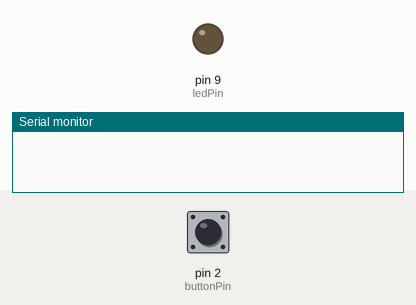
The sketch below on a simulated Arduino Uno, built with avr-gcc and run on an emulated ATmega328P. Parts: output pins drawn as LEDs (lit = HIGH), the last lines printed to the serial monitor. The test bench sets the inputs (shaded band); at power-on: pin 2 (buttonPin) HIGH.

Above: at 1.2 s.
1.3 s: pin 2 (buttonPin) pulled LOW for 0.15 s
At 2.6 s:
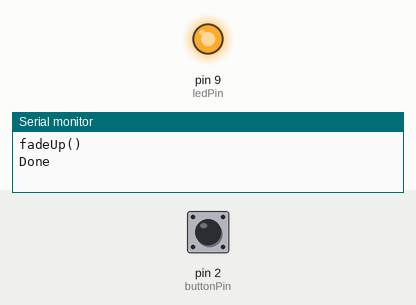
3.7 s: pin 2 (buttonPin) pulled LOW for 1 s
At 5.15 s:
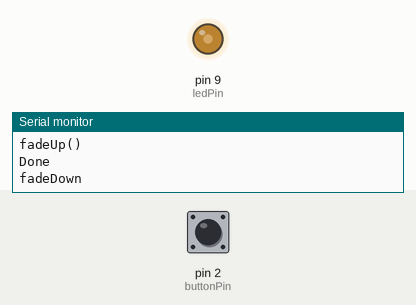
6.8 s: pin 2 (buttonPin) pulled LOW for 3.2 s
At 10.15 s:
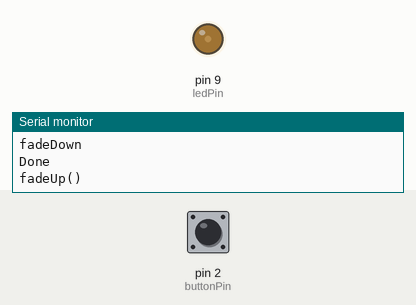
Timing chart, 0 to 12.3 s (numbered marks = the images above; inputs shaded):
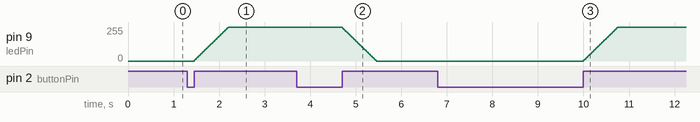

The sketch:

dimmer.ino
```cpp
//********************************************************************************************
//*
//*
//*
//*
//*
//*
//*
//*
//********************************************************************************************

const int buttonPin = 2;     // the number of the pushbutton pin
const int ledPin = 9;        // the pin that the LED is attached to

int fadeValue = 0;
int fadeAmount = 5;          // how many points to fade the LED by
boolean buttonState = LOW;
boolean fadeDirection = HIGH;

//********************************************************************************************
//*
//********************************************************************************************
void
setup()
{
  Serial.begin(115200);
  pinMode(buttonPin, INPUT);
  pinMode(ledPin, OUTPUT);
  analogWrite(ledPin, fadeValue);
}

//********************************************************************************************
//*
//********************************************************************************************
void
loop()
{
  delay(30);

  if (digitalRead(buttonPin) == LOW) {
    switch (fadeDirection) {
      case LOW:
        fadeDown();
        delay(100);
        break;

      case HIGH:
        fadeUp();
        delay(100);
        break;

      default:
        break;
    }
  }
}

//********************************************************************************************
//*
//********************************************************************************************
void
fadeDown()
{
  Serial.println("fadeDown");
  // delay(200);
  while (digitalRead(buttonPin) == LOW);

#if 0
  if (digitalRead(buttonPin) == HIGH) {
    fadeValue = 0;
    analogWrite(ledPin, fadeValue);
    Serial.println("Off");
    fadeDirection = HIGH;
    return;
  }
#endif
  do {
    fadeValue -= 5;
    fadeValue &= 255;
    analogWrite(ledPin, fadeValue);

    if (fadeValue <= 0) {
      fadeDirection = HIGH;
      break;;
    }
    delay(15);
  } while (digitalRead(buttonPin) != LOW);

  fadeDirection = HIGH;
  Serial.println("Done");
}

//********************************************************************************************
//*
//********************************************************************************************
void
fadeUp()
{
  Serial.println("fadeUp()");
  // delay(200);
  while (digitalRead(buttonPin) == LOW);

#if 0
  if (digitalRead(buttonPin) == HIGH) {
    fadeValue = 255;
    analogWrite(ledPin, fadeValue);
    Serial.println("On");
    fadeDirection = LOW;
    return;
  }
#endif
  do {
    fadeValue += 5;
    fadeValue &= 255;
    analogWrite(ledPin, fadeValue);
    if (fadeValue >= 253) {
      break;
    }
    delay(15);
  } while (digitalRead(buttonPin) != LOW);
  fadeDirection = LOW;
  Serial.println("Done");
}
```

Measured:
- after the input at 1.3 s, pin 9 (ledPin): moves from 0/255 to 255/255 over 0.75 s, starting after 0.15 s
- after the input at 3.7 s, pin 9 (ledPin): moves from 255/255 to 0/255 over 0.75 s, starting after 1.0 s
- after the input at 6.8 s, pin 9 (ledPin): moves from 0/255 to 255/255 over 0.75 s, starting after 3.2 s
